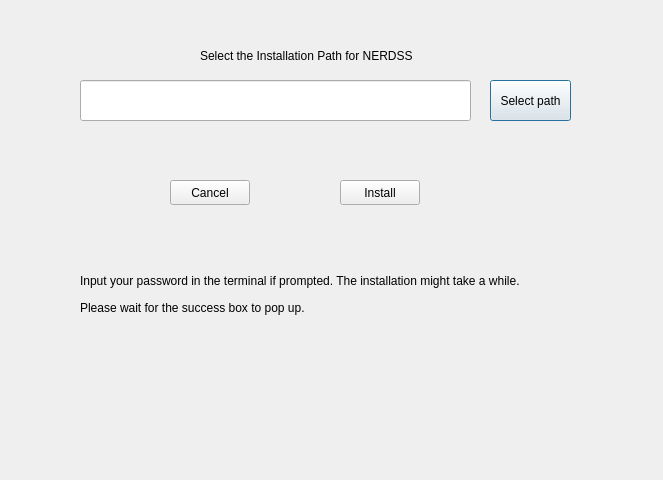
<?xml version="1.0" encoding="UTF-8"?>
<ui version="4.0">
 <class>NERDSSInstall</class>
 <widget class="QDialog" name="NERDSSInstall">
  <property name="geometry">
   <rect>
    <x>0</x>
    <y>0</y>
    <width>663</width>
    <height>480</height>
   </rect>
  </property>
  <property name="windowTitle">
   <string>Install NERDSS</string>
  </property>
  <widget class="QLabel" name="label">
   <property name="geometry">
    <rect>
     <x>200</x>
     <y>40</y>
     <width>261</width>
     <height>31</height>
    </rect>
   </property>
   <property name="text">
    <string>Select the Installation Path for NERDSS</string>
   </property>
  </widget>
  <widget class="QLineEdit" name="lineEditInstallPath">
   <property name="geometry">
    <rect>
     <x>80</x>
     <y>80</y>
     <width>391</width>
     <height>41</height>
    </rect>
   </property>
  </widget>
  <widget class="QPushButton" name="pushButtonInstallPath">
   <property name="geometry">
    <rect>
     <x>490</x>
     <y>80</y>
     <width>81</width>
     <height>41</height>
    </rect>
   </property>
   <property name="text">
    <string>Select path</string>
   </property>
  </widget>
  <widget class="QPushButton" name="pushButtonCancel">
   <property name="geometry">
    <rect>
     <x>170</x>
     <y>180</y>
     <width>80</width>
     <height>25</height>
    </rect>
   </property>
   <property name="text">
    <string>Cancel</string>
   </property>
  </widget>
  <widget class="QPushButton" name="pushButtonInstall">
   <property name="geometry">
    <rect>
     <x>340</x>
     <y>180</y>
     <width>80</width>
     <height>25</height>
    </rect>
   </property>
   <property name="text">
    <string>Install</string>
   </property>
  </widget>
  <widget class="QLabel" name="label_2">
   <property name="geometry">
    <rect>
     <x>80</x>
     <y>250</y>
     <width>511</width>
     <height>61</height>
    </rect>
   </property>
   <property name="text">
    <string>Input your password in the terminal if prompted. The installation might take a while.</string>
   </property>
  </widget>
  <widget class="QLabel" name="label_3">
   <property name="geometry">
    <rect>
     <x>80</x>
     <y>300</y>
     <width>511</width>
     <height>16</height>
    </rect>
   </property>
   <property name="text">
    <string>Please wait for the success box to pop up.</string>
   </property>
  </widget>
 </widget>
 <resources/>
 <connections/>
</ui>
